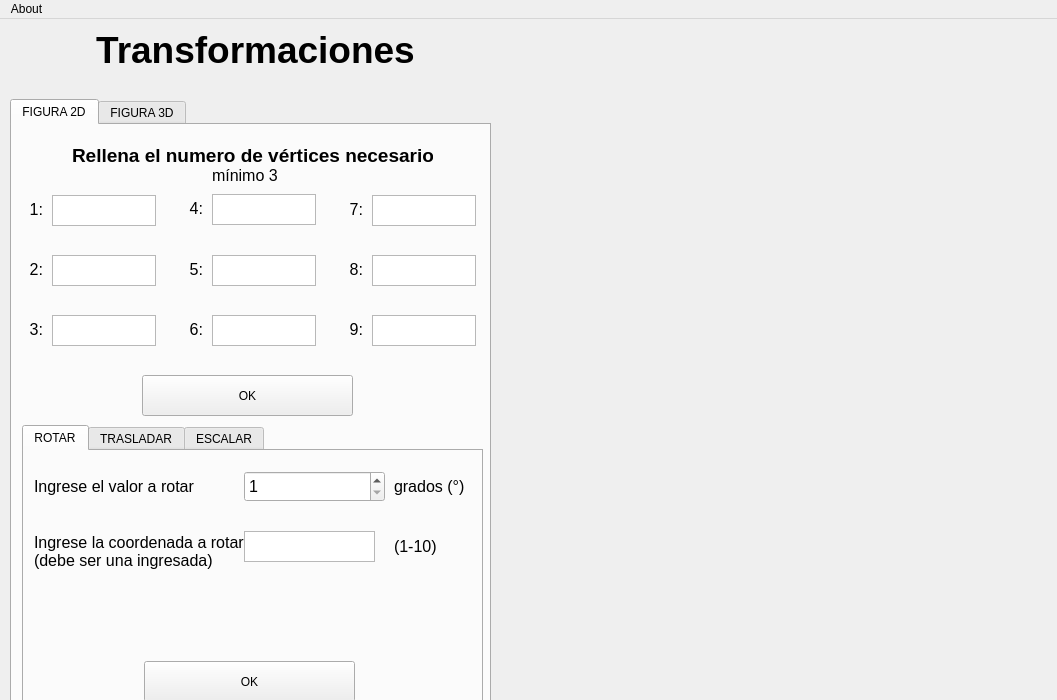
<?xml version="1.0" encoding="UTF-8"?>
<ui version="4.0">
 <class>MainWindow</class>
 <widget class="QMainWindow" name="MainWindow">
  <property name="geometry">
   <rect>
    <x>0</x>
    <y>0</y>
    <width>1057</width>
    <height>700</height>
   </rect>
  </property>
  <property name="windowTitle">
   <string>MainWindow</string>
  </property>
  <widget class="QWidget" name="centralwidget">
   <widget class="QLabel" name="app_title">
    <property name="geometry">
     <rect>
      <x>30</x>
      <y>0</y>
      <width>451</width>
      <height>61</height>
     </rect>
    </property>
    <property name="font">
     <font>
      <pointsize>28</pointsize>
      <bold>true</bold>
     </font>
    </property>
    <property name="text">
     <string>Transformaciones</string>
    </property>
    <property name="alignment">
     <set>Qt::AlignCenter</set>
    </property>
   </widget>
   <widget class="QWidget" name="verticalLayoutWidget">
    <property name="geometry">
     <rect>
      <x>520</x>
      <y>10</y>
      <width>521</width>
      <height>681</height>
     </rect>
    </property>
    <layout class="QVBoxLayout" name="graphic_output"/>
   </widget>
   <widget class="QTabWidget" name="tabWidget">
    <property name="geometry">
     <rect>
      <x>10</x>
      <y>80</y>
      <width>481</width>
      <height>631</height>
     </rect>
    </property>
    <property name="currentIndex">
     <number>0</number>
    </property>
    <widget class="QWidget" name="tab">
     <attribute name="title">
      <string>FIGURA 2D</string>
     </attribute>
     <widget class="QTabWidget" name="tabWidget_4">
      <property name="geometry">
       <rect>
        <x>10</x>
        <y>300</y>
        <width>461</width>
        <height>301</height>
       </rect>
      </property>
      <property name="currentIndex">
       <number>0</number>
      </property>
      <property name="tabsClosable">
       <bool>false</bool>
      </property>
      <widget class="QWidget" name="tab_9">
       <attribute name="title">
        <string>ROTAR</string>
       </attribute>
       <widget class="QLabel" name="label_9">
        <property name="geometry">
         <rect>
          <x>10</x>
          <y>20</y>
          <width>161</width>
          <height>31</height>
         </rect>
        </property>
        <property name="font">
         <font>
          <pointsize>12</pointsize>
         </font>
        </property>
        <property name="text">
         <string>Ingrese el valor a rotar</string>
        </property>
       </widget>
       <widget class="QLabel" name="label_16">
        <property name="geometry">
         <rect>
          <x>370</x>
          <y>20</y>
          <width>71</width>
          <height>31</height>
         </rect>
        </property>
        <property name="font">
         <font>
          <pointsize>12</pointsize>
         </font>
        </property>
        <property name="text">
         <string>grados (°)</string>
        </property>
       </widget>
       <widget class="QPushButton" name="btn_rot_2D">
        <property name="geometry">
         <rect>
          <x>120</x>
          <y>210</y>
          <width>211</width>
          <height>41</height>
         </rect>
        </property>
        <property name="text">
         <string>OK</string>
        </property>
       </widget>
       <widget class="QLabel" name="label_17">
        <property name="geometry">
         <rect>
          <x>10</x>
          <y>70</y>
          <width>211</width>
          <height>61</height>
         </rect>
        </property>
        <property name="font">
         <font>
          <pointsize>12</pointsize>
         </font>
        </property>
        <property name="text">
         <string>Ingrese la coordenada a rotar (debe ser una ingresada)</string>
        </property>
        <property name="wordWrap">
         <bool>true</bool>
        </property>
       </widget>
       <widget class="QTextEdit" name="te_coord_rot_2D">
        <property name="geometry">
         <rect>
          <x>220</x>
          <y>80</y>
          <width>131</width>
          <height>31</height>
         </rect>
        </property>
       </widget>
       <widget class="QSpinBox" name="spin_deg_rot_2D">
        <property name="geometry">
         <rect>
          <x>220</x>
          <y>20</y>
          <width>141</width>
          <height>31</height>
         </rect>
        </property>
        <property name="font">
         <font>
          <pointsize>12</pointsize>
         </font>
        </property>
        <property name="minimum">
         <number>1</number>
        </property>
        <property name="maximum">
         <number>359</number>
        </property>
        <property name="value">
         <number>1</number>
        </property>
       </widget>
       <widget class="QLabel" name="label_32">
        <property name="geometry">
         <rect>
          <x>370</x>
          <y>80</y>
          <width>71</width>
          <height>31</height>
         </rect>
        </property>
        <property name="font">
         <font>
          <pointsize>12</pointsize>
         </font>
        </property>
        <property name="text">
         <string>(1-10)</string>
        </property>
       </widget>
      </widget>
      <widget class="QWidget" name="tab_10">
       <attribute name="title">
        <string>TRASLADAR</string>
       </attribute>
       <widget class="QTextEdit" name="te_vec_tras_2D">
        <property name="geometry">
         <rect>
          <x>160</x>
          <y>120</y>
          <width>131</width>
          <height>31</height>
         </rect>
        </property>
       </widget>
       <widget class="QLabel" name="label_18">
        <property name="geometry">
         <rect>
          <x>100</x>
          <y>60</y>
          <width>241</width>
          <height>31</height>
         </rect>
        </property>
        <property name="font">
         <font>
          <pointsize>12</pointsize>
         </font>
        </property>
        <property name="text">
         <string>Introduzca el vector (x, y): Ej. 13, 4</string>
        </property>
        <property name="alignment">
         <set>Qt::AlignRight|Qt::AlignTrailing|Qt::AlignVCenter</set>
        </property>
       </widget>
       <widget class="QPushButton" name="btn_tras_2D">
        <property name="geometry">
         <rect>
          <x>120</x>
          <y>210</y>
          <width>211</width>
          <height>41</height>
         </rect>
        </property>
        <property name="text">
         <string>OK</string>
        </property>
       </widget>
      </widget>
      <widget class="QWidget" name="tab_11">
       <attribute name="title">
        <string>ESCALAR</string>
       </attribute>
       <widget class="QTextEdit" name="te_per_esc_2D">
        <property name="geometry">
         <rect>
          <x>180</x>
          <y>60</y>
          <width>141</width>
          <height>31</height>
         </rect>
        </property>
       </widget>
       <widget class="QLabel" name="label_19">
        <property name="geometry">
         <rect>
          <x>330</x>
          <y>60</y>
          <width>91</width>
          <height>31</height>
         </rect>
        </property>
        <property name="font">
         <font>
          <pointsize>12</pointsize>
         </font>
        </property>
        <property name="text">
         <string>Ej. 0.8 = 80%</string>
        </property>
       </widget>
       <widget class="QPushButton" name="btn_esc_2D">
        <property name="geometry">
         <rect>
          <x>120</x>
          <y>210</y>
          <width>211</width>
          <height>41</height>
         </rect>
        </property>
        <property name="text">
         <string>OK</string>
        </property>
       </widget>
       <widget class="QLabel" name="label_20">
        <property name="geometry">
         <rect>
          <x>70</x>
          <y>60</y>
          <width>91</width>
          <height>31</height>
         </rect>
        </property>
        <property name="font">
         <font>
          <pointsize>12</pointsize>
         </font>
        </property>
        <property name="text">
         <string>Porcentaje</string>
        </property>
       </widget>
      </widget>
     </widget>
     <widget class="QLabel" name="label_21">
      <property name="geometry">
       <rect>
        <x>60</x>
        <y>10</y>
        <width>361</width>
        <height>41</height>
       </rect>
      </property>
      <property name="font">
       <font>
        <pointsize>14</pointsize>
        <bold>true</bold>
       </font>
      </property>
      <property name="text">
       <string>Rellena el numero de vértices necesarios</string>
      </property>
     </widget>
     <widget class="QLabel" name="label">
      <property name="geometry">
       <rect>
        <x>200</x>
        <y>40</y>
        <width>71</width>
        <height>20</height>
       </rect>
      </property>
      <property name="font">
       <font>
        <pointsize>12</pointsize>
       </font>
      </property>
      <property name="text">
       <string>mínimo 3</string>
      </property>
     </widget>
     <widget class="QLabel" name="label_5">
      <property name="geometry">
       <rect>
        <x>0</x>
        <y>69</y>
        <width>31</width>
        <height>31</height>
       </rect>
      </property>
      <property name="font">
       <font>
        <pointsize>12</pointsize>
       </font>
      </property>
      <property name="text">
       <string>1:</string>
      </property>
      <property name="alignment">
       <set>Qt::AlignRight|Qt::AlignTrailing|Qt::AlignVCenter</set>
      </property>
     </widget>
     <widget class="QTextEdit" name="te1_2D">
      <property name="geometry">
       <rect>
        <x>40</x>
        <y>70</y>
        <width>104</width>
        <height>31</height>
       </rect>
      </property>
     </widget>
     <widget class="QLabel" name="label_6">
      <property name="geometry">
       <rect>
        <x>0</x>
        <y>129</y>
        <width>31</width>
        <height>31</height>
       </rect>
      </property>
      <property name="font">
       <font>
        <pointsize>12</pointsize>
       </font>
      </property>
      <property name="text">
       <string>2:</string>
      </property>
      <property name="alignment">
       <set>Qt::AlignRight|Qt::AlignTrailing|Qt::AlignVCenter</set>
      </property>
     </widget>
     <widget class="QTextEdit" name="te2_2D">
      <property name="geometry">
       <rect>
        <x>40</x>
        <y>130</y>
        <width>104</width>
        <height>31</height>
       </rect>
      </property>
     </widget>
     <widget class="QLabel" name="label_7">
      <property name="geometry">
       <rect>
        <x>0</x>
        <y>189</y>
        <width>31</width>
        <height>31</height>
       </rect>
      </property>
      <property name="font">
       <font>
        <pointsize>12</pointsize>
       </font>
      </property>
      <property name="text">
       <string>3:</string>
      </property>
      <property name="alignment">
       <set>Qt::AlignRight|Qt::AlignTrailing|Qt::AlignVCenter</set>
      </property>
     </widget>
     <widget class="QTextEdit" name="te3_2D">
      <property name="geometry">
       <rect>
        <x>40</x>
        <y>190</y>
        <width>104</width>
        <height>31</height>
       </rect>
      </property>
     </widget>
     <widget class="QLabel" name="label_11">
      <property name="geometry">
       <rect>
        <x>160</x>
        <y>68</y>
        <width>31</width>
        <height>31</height>
       </rect>
      </property>
      <property name="font">
       <font>
        <pointsize>12</pointsize>
       </font>
      </property>
      <property name="text">
       <string>4:</string>
      </property>
      <property name="alignment">
       <set>Qt::AlignRight|Qt::AlignTrailing|Qt::AlignVCenter</set>
      </property>
     </widget>
     <widget class="QTextEdit" name="te4_2D">
      <property name="geometry">
       <rect>
        <x>200</x>
        <y>69</y>
        <width>104</width>
        <height>31</height>
       </rect>
      </property>
     </widget>
     <widget class="QLabel" name="label_26">
      <property name="geometry">
       <rect>
        <x>160</x>
        <y>129</y>
        <width>31</width>
        <height>31</height>
       </rect>
      </property>
      <property name="font">
       <font>
        <pointsize>12</pointsize>
       </font>
      </property>
      <property name="text">
       <string>5:</string>
      </property>
      <property name="alignment">
       <set>Qt::AlignRight|Qt::AlignTrailing|Qt::AlignVCenter</set>
      </property>
     </widget>
     <widget class="QTextEdit" name="te5_2D">
      <property name="geometry">
       <rect>
        <x>200</x>
        <y>130</y>
        <width>104</width>
        <height>31</height>
       </rect>
      </property>
     </widget>
     <widget class="QLabel" name="label_27">
      <property name="geometry">
       <rect>
        <x>160</x>
        <y>189</y>
        <width>31</width>
        <height>31</height>
       </rect>
      </property>
      <property name="font">
       <font>
        <pointsize>12</pointsize>
       </font>
      </property>
      <property name="text">
       <string>6:</string>
      </property>
      <property name="alignment">
       <set>Qt::AlignRight|Qt::AlignTrailing|Qt::AlignVCenter</set>
      </property>
     </widget>
     <widget class="QTextEdit" name="te6_2D">
      <property name="geometry">
       <rect>
        <x>200</x>
        <y>190</y>
        <width>104</width>
        <height>31</height>
       </rect>
      </property>
     </widget>
     <widget class="QLabel" name="label_28">
      <property name="geometry">
       <rect>
        <x>320</x>
        <y>69</y>
        <width>31</width>
        <height>31</height>
       </rect>
      </property>
      <property name="font">
       <font>
        <pointsize>12</pointsize>
       </font>
      </property>
      <property name="text">
       <string>7:</string>
      </property>
      <property name="alignment">
       <set>Qt::AlignRight|Qt::AlignTrailing|Qt::AlignVCenter</set>
      </property>
     </widget>
     <widget class="QTextEdit" name="te7_2D">
      <property name="geometry">
       <rect>
        <x>360</x>
        <y>70</y>
        <width>104</width>
        <height>31</height>
       </rect>
      </property>
     </widget>
     <widget class="QLabel" name="label_29">
      <property name="geometry">
       <rect>
        <x>320</x>
        <y>129</y>
        <width>31</width>
        <height>31</height>
       </rect>
      </property>
      <property name="font">
       <font>
        <pointsize>12</pointsize>
       </font>
      </property>
      <property name="text">
       <string>8:</string>
      </property>
      <property name="alignment">
       <set>Qt::AlignRight|Qt::AlignTrailing|Qt::AlignVCenter</set>
      </property>
     </widget>
     <widget class="QTextEdit" name="te8_2D">
      <property name="geometry">
       <rect>
        <x>360</x>
        <y>130</y>
        <width>104</width>
        <height>31</height>
       </rect>
      </property>
     </widget>
     <widget class="QLabel" name="label_30">
      <property name="geometry">
       <rect>
        <x>320</x>
        <y>189</y>
        <width>31</width>
        <height>31</height>
       </rect>
      </property>
      <property name="font">
       <font>
        <pointsize>12</pointsize>
       </font>
      </property>
      <property name="text">
       <string>9:</string>
      </property>
      <property name="alignment">
       <set>Qt::AlignRight|Qt::AlignTrailing|Qt::AlignVCenter</set>
      </property>
     </widget>
     <widget class="QTextEdit" name="te9_2D">
      <property name="geometry">
       <rect>
        <x>360</x>
        <y>190</y>
        <width>104</width>
        <height>31</height>
       </rect>
      </property>
     </widget>
     <widget class="QPushButton" name="btn_2D">
      <property name="geometry">
       <rect>
        <x>130</x>
        <y>250</y>
        <width>211</width>
        <height>41</height>
       </rect>
      </property>
      <property name="text">
       <string>OK</string>
      </property>
     </widget>
    </widget>
    <widget class="QWidget" name="tab_2">
     <attribute name="title">
      <string>FIGURA 3D</string>
     </attribute>
     <widget class="QTabWidget" name="tabWidget_3">
      <property name="geometry">
       <rect>
        <x>10</x>
        <y>300</y>
        <width>461</width>
        <height>301</height>
       </rect>
      </property>
      <property name="currentIndex">
       <number>2</number>
      </property>
      <property name="tabsClosable">
       <bool>false</bool>
      </property>
      <widget class="QWidget" name="tab_6">
       <attribute name="title">
        <string>ROTAR</string>
       </attribute>
       <widget class="QLabel" name="label_8">
        <property name="geometry">
         <rect>
          <x>20</x>
          <y>20</y>
          <width>191</width>
          <height>31</height>
         </rect>
        </property>
        <property name="font">
         <font>
          <pointsize>12</pointsize>
         </font>
        </property>
        <property name="text">
         <string>Ingrese el valor a rotar en X</string>
        </property>
       </widget>
       <widget class="QLabel" name="label_10">
        <property name="geometry">
         <rect>
          <x>370</x>
          <y>20</y>
          <width>71</width>
          <height>31</height>
         </rect>
        </property>
        <property name="font">
         <font>
          <pointsize>12</pointsize>
         </font>
        </property>
        <property name="text">
         <string>grados (°)</string>
        </property>
       </widget>
       <widget class="QPushButton" name="pb_rot_3D">
        <property name="geometry">
         <rect>
          <x>120</x>
          <y>210</y>
          <width>211</width>
          <height>41</height>
         </rect>
        </property>
        <property name="text">
         <string>OK</string>
        </property>
       </widget>
       <widget class="QSpinBox" name="spin_degX_rot_3D">
        <property name="geometry">
         <rect>
          <x>220</x>
          <y>20</y>
          <width>141</width>
          <height>31</height>
         </rect>
        </property>
        <property name="font">
         <font>
          <pointsize>12</pointsize>
         </font>
        </property>
        <property name="minimum">
         <number>1</number>
        </property>
        <property name="maximum">
         <number>359</number>
        </property>
        <property name="value">
         <number>1</number>
        </property>
       </widget>
       <widget class="QLabel" name="label_22">
        <property name="geometry">
         <rect>
          <x>370</x>
          <y>80</y>
          <width>71</width>
          <height>31</height>
         </rect>
        </property>
        <property name="font">
         <font>
          <pointsize>12</pointsize>
         </font>
        </property>
        <property name="text">
         <string>grados (°)</string>
        </property>
       </widget>
       <widget class="QLabel" name="label_23">
        <property name="geometry">
         <rect>
          <x>20</x>
          <y>80</y>
          <width>191</width>
          <height>31</height>
         </rect>
        </property>
        <property name="font">
         <font>
          <pointsize>12</pointsize>
         </font>
        </property>
        <property name="text">
         <string>Ingrese el valor a rotar en Y</string>
        </property>
       </widget>
       <widget class="QSpinBox" name="spin_degY_rot_3D">
        <property name="geometry">
         <rect>
          <x>220</x>
          <y>80</y>
          <width>141</width>
          <height>31</height>
         </rect>
        </property>
        <property name="font">
         <font>
          <pointsize>12</pointsize>
         </font>
        </property>
        <property name="minimum">
         <number>1</number>
        </property>
        <property name="maximum">
         <number>359</number>
        </property>
        <property name="value">
         <number>1</number>
        </property>
       </widget>
       <widget class="QLabel" name="label_24">
        <property name="geometry">
         <rect>
          <x>370</x>
          <y>140</y>
          <width>71</width>
          <height>31</height>
         </rect>
        </property>
        <property name="font">
         <font>
          <pointsize>12</pointsize>
         </font>
        </property>
        <property name="text">
         <string>grados (°)</string>
        </property>
       </widget>
       <widget class="QSpinBox" name="spin_degZ_rot_3D">
        <property name="geometry">
         <rect>
          <x>220</x>
          <y>140</y>
          <width>141</width>
          <height>31</height>
         </rect>
        </property>
        <property name="font">
         <font>
          <pointsize>12</pointsize>
         </font>
        </property>
        <property name="minimum">
         <number>1</number>
        </property>
        <property name="maximum">
         <number>359</number>
        </property>
        <property name="value">
         <number>1</number>
        </property>
       </widget>
       <widget class="QLabel" name="label_25">
        <property name="geometry">
         <rect>
          <x>20</x>
          <y>140</y>
          <width>191</width>
          <height>31</height>
         </rect>
        </property>
        <property name="font">
         <font>
          <pointsize>12</pointsize>
         </font>
        </property>
        <property name="text">
         <string>Ingrese el valor a rotar en Z</string>
        </property>
       </widget>
      </widget>
      <widget class="QWidget" name="tab_7">
       <attribute name="title">
        <string>TRASLADAR</string>
       </attribute>
       <widget class="QTextEdit" name="te_vec_tras_3D">
        <property name="geometry">
         <rect>
          <x>160</x>
          <y>120</y>
          <width>131</width>
          <height>31</height>
         </rect>
        </property>
       </widget>
       <widget class="QLabel" name="label_12">
        <property name="geometry">
         <rect>
          <x>100</x>
          <y>60</y>
          <width>261</width>
          <height>31</height>
         </rect>
        </property>
        <property name="font">
         <font>
          <pointsize>12</pointsize>
         </font>
        </property>
        <property name="text">
         <string>Introduzca el vector (x, y, z): Ej. 3, 4, 1</string>
        </property>
        <property name="alignment">
         <set>Qt::AlignRight|Qt::AlignTrailing|Qt::AlignVCenter</set>
        </property>
       </widget>
       <widget class="QPushButton" name="pb_tras_3D">
        <property name="geometry">
         <rect>
          <x>120</x>
          <y>210</y>
          <width>211</width>
          <height>41</height>
         </rect>
        </property>
        <property name="text">
         <string>OK</string>
        </property>
       </widget>
      </widget>
      <widget class="QWidget" name="tab_8">
       <attribute name="title">
        <string>ESCALAR</string>
       </attribute>
       <widget class="QTextEdit" name="te_per_esc_3D">
        <property name="geometry">
         <rect>
          <x>180</x>
          <y>60</y>
          <width>141</width>
          <height>31</height>
         </rect>
        </property>
       </widget>
       <widget class="QLabel" name="label_13">
        <property name="geometry">
         <rect>
          <x>330</x>
          <y>60</y>
          <width>91</width>
          <height>31</height>
         </rect>
        </property>
        <property name="font">
         <font>
          <pointsize>12</pointsize>
         </font>
        </property>
        <property name="text">
         <string>Ej: 0.8 = 80%</string>
        </property>
       </widget>
       <widget class="QPushButton" name="pb_esc_3D">
        <property name="geometry">
         <rect>
          <x>120</x>
          <y>210</y>
          <width>211</width>
          <height>41</height>
         </rect>
        </property>
        <property name="text">
         <string>OK</string>
        </property>
       </widget>
       <widget class="QLabel" name="label_14">
        <property name="geometry">
         <rect>
          <x>70</x>
          <y>60</y>
          <width>91</width>
          <height>31</height>
         </rect>
        </property>
        <property name="font">
         <font>
          <pointsize>12</pointsize>
         </font>
        </property>
        <property name="text">
         <string>Porcentaje</string>
        </property>
       </widget>
      </widget>
     </widget>
     <widget class="QPushButton" name="btn_p_3D">
      <property name="geometry">
       <rect>
        <x>130</x>
        <y>250</y>
        <width>211</width>
        <height>41</height>
       </rect>
      </property>
      <property name="text">
       <string>OK</string>
      </property>
     </widget>
     <widget class="QLabel" name="label_15">
      <property name="geometry">
       <rect>
        <x>100</x>
        <y>10</y>
        <width>291</width>
        <height>41</height>
       </rect>
      </property>
      <property name="font">
       <font>
        <pointsize>14</pointsize>
        <bold>true</bold>
       </font>
      </property>
      <property name="text">
       <string>Selecciona una de las 3 plantillas</string>
      </property>
     </widget>
     <widget class="QLabel" name="label_2">
      <property name="geometry">
       <rect>
        <x>20</x>
        <y>70</y>
        <width>121</width>
        <height>121</height>
       </rect>
      </property>
      <property name="text">
       <string/>
      </property>
      <property name="pixmap">
       <pixmap>../imgs/Figure_1a.png</pixmap>
      </property>
     </widget>
     <widget class="QLabel" name="label_3">
      <property name="geometry">
       <rect>
        <x>180</x>
        <y>70</y>
        <width>121</width>
        <height>121</height>
       </rect>
      </property>
      <property name="text">
       <string/>
      </property>
      <property name="pixmap">
       <pixmap>../imgs/Figure_2a.png</pixmap>
      </property>
     </widget>
     <widget class="QLabel" name="label_4">
      <property name="geometry">
       <rect>
        <x>330</x>
        <y>70</y>
        <width>121</width>
        <height>121</height>
       </rect>
      </property>
      <property name="text">
       <string/>
      </property>
      <property name="pixmap">
       <pixmap>../imgs/Figure_3a.png</pixmap>
      </property>
     </widget>
     <widget class="QRadioButton" name="rbtn_p1_3D">
      <property name="geometry">
       <rect>
        <x>30</x>
        <y>210</y>
        <width>89</width>
        <height>20</height>
       </rect>
      </property>
      <property name="font">
       <font>
        <pointsize>12</pointsize>
       </font>
      </property>
      <property name="text">
       <string>Plantilla 1</string>
      </property>
     </widget>
     <widget class="QRadioButton" name="rbtn_p2_3D">
      <property name="geometry">
       <rect>
        <x>190</x>
        <y>210</y>
        <width>89</width>
        <height>20</height>
       </rect>
      </property>
      <property name="font">
       <font>
        <pointsize>12</pointsize>
       </font>
      </property>
      <property name="text">
       <string>Plantilla 2</string>
      </property>
     </widget>
     <widget class="QRadioButton" name="rbtn_p3_3D">
      <property name="geometry">
       <rect>
        <x>340</x>
        <y>210</y>
        <width>89</width>
        <height>20</height>
       </rect>
      </property>
      <property name="font">
       <font>
        <pointsize>12</pointsize>
       </font>
      </property>
      <property name="text">
       <string>Plantilla 3</string>
      </property>
     </widget>
    </widget>
   </widget>
  </widget>
  <widget class="QMenuBar" name="menuBar">
   <property name="geometry">
    <rect>
     <x>0</x>
     <y>0</y>
     <width>1057</width>
     <height>22</height>
    </rect>
   </property>
   <widget class="QMenu" name="menuAbout">
    <property name="title">
     <string>About</string>
    </property>
    <addaction name="actionAutor"/>
   </widget>
   <addaction name="menuAbout"/>
  </widget>
  <action name="actionAutor">
   <property name="text">
    <string>Autor</string>
   </property>
  </action>
 </widget>
 <resources/>
 <connections/>
</ui>
